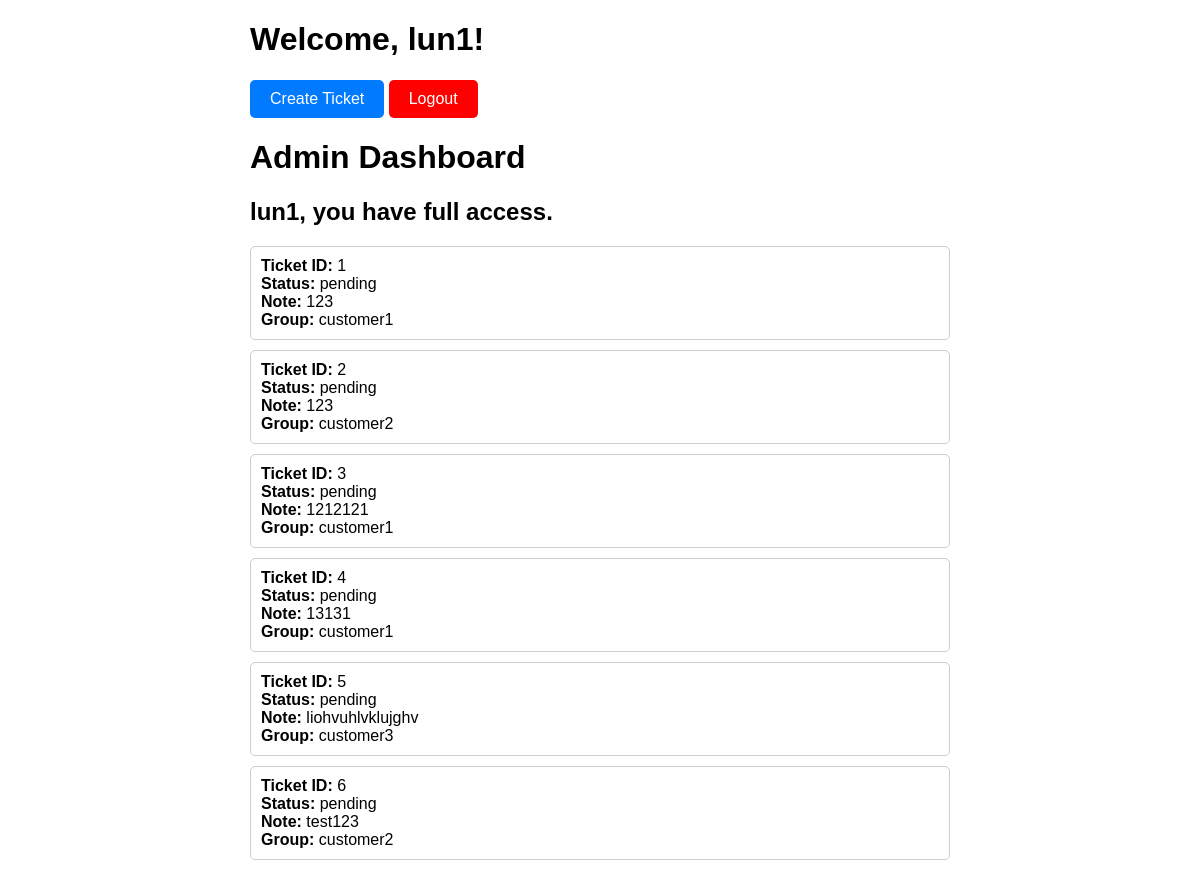
Before: /dashboard (signed in) with the older database file.
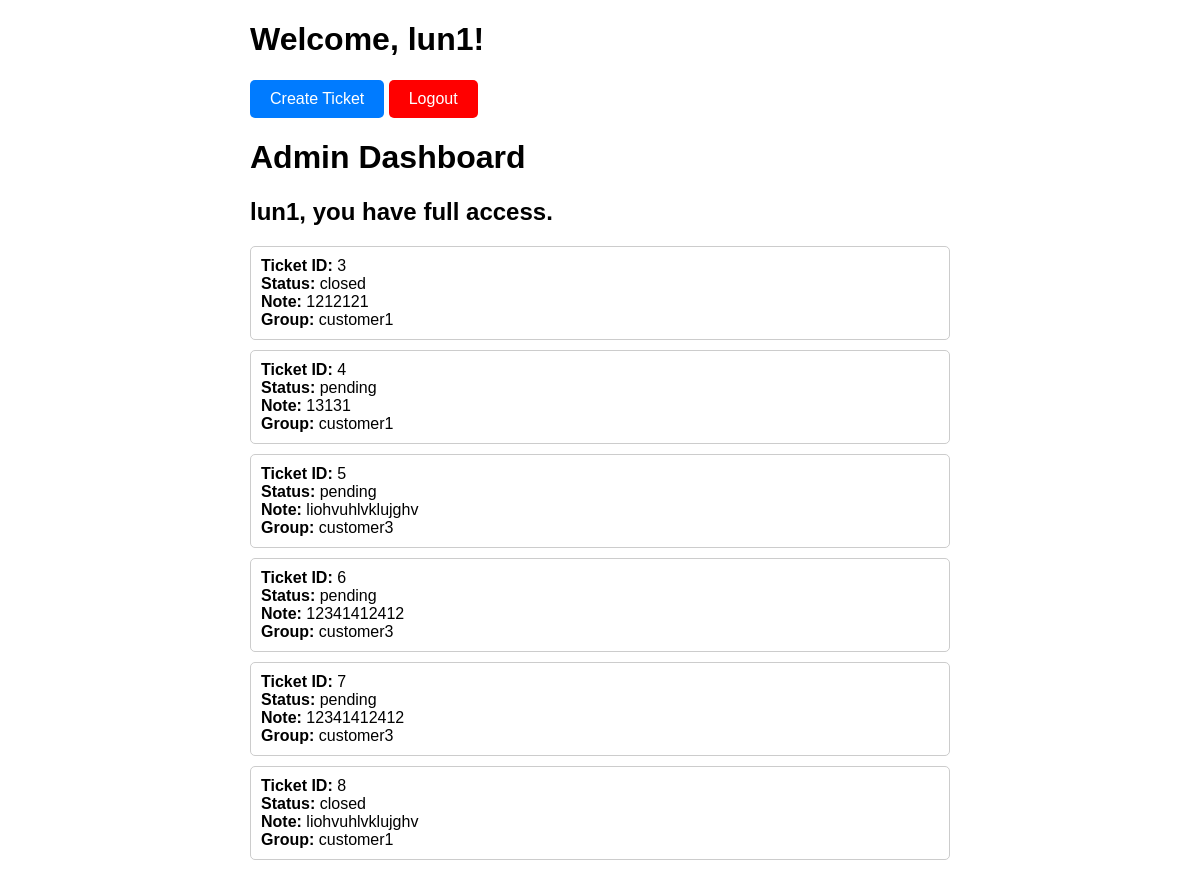
After: the same page with the newer database file.
### app/models.py (models this page shows, shortened)
class User(UserMixin, db.Model):
    __tablename__ = 'users'
    id = db.Column(db.Integer, primary_key=True)
    username = db.Column(db.String(120), unique=True, nullable=True)
    password = db.Column(db.String(120), nullable=True)
    role = db.Column(db.Enum('admin', 'manager', 'analyst'), nullable=False)
    group = db.Column(db.Enum('customer1', 'customer2', 'customer3', 'all'), nullable=False, default='customer1')

class Ticket(db.Model):
    __tablename__ = 'tickets'
    id = db.Column(db.Integer, primary_key=True, name='id')
    status = db.Column(db.Enum('pending', 'in_review', 'closed'), nullable=False)
    note = db.Column(db.Text, nullable=True, name='note')
    group = db.Column(db.Enum('customer1', 'customer2', 'customer3'), nullable=False)

### app/views.py (the view)
class DashboardView(MethodView):
    decorators = [login_required]
    def get(self):
        if current_user.role == 'admin':
            tickets = Ticket.query.all()
        elif current_user.role == 'manager' or current_user.role == 'analyst':
            tickets = Ticket.query.filter_by(group=current_user.group)
        return render_template('dashboard.html',
                               tickets=tickets,
                               user=current_user,
                               admin_temp='admin_dashboard.html',
                               manager_temp='manager_dashboard.html',
                               analyst_temp='analyst_dashboard.html',
                               ticket_dashboard='ticket_dashboard.html')

### app/__init__.py (called while the page is built)
@login_manager.user_loader
def load_user(user_id):
    return User.query.get(int(user_id))

### app/templates/dashboard.html (shortened to what this page needs)
<!DOCTYPE html>
<html lang="en">
<head>
</head>
<body>
    <div class='container' style='width: 700px'>
        <h1>Welcome, {{ user.username }}!</h1>
        <a href="{{ url_for('main.create-ticket')}}" class="btn">Create Ticket</a>
        <a href="{{ url_for('main.logout') }}" class="btn", style='background-color: red'>Logout</a>
        <ul>
            {% if user.role == 'admin' %}
                {% include admin_temp %}
            {% elif user.role == 'manager' %}
                {% include manager_temp %}
            {% elif user.role == 'analyst' %}
                {% include analyst_temp %}
            {% endif %}
        </ul>
    </div>
</body>
</html>

### app/templates/admin_dashboard.html
{% block content %}
<div>
    <h1>Admin Dashboard</h1>
    <h2>{{ user.username }}, you have full access.</h2>
    {% include ticket_dashboard %}
</div>
{% endblock %}

### app/templates/ticket_dashboard.html
<div class='width: 100px'>
{% for ticket in tickets %}
        <a href={{ url_for('main.ticket_details', ticket_id=ticket.id) }} style='color: inherit; text-decoration: none;'>
            <li>
                <strong>Ticket ID:</strong> {{ ticket.id }}<br>
                <strong>Status:</strong> {{ ticket.status }}<br>
                <strong>Note:</strong> {{ ticket.note }}<br>
                <strong>Group:</strong> {{ ticket.group }}<br>
            </li>
        </a>
{% endfor %}
</div>

### app/templates/dashboard.html (style rules this page uses)
body { font-family: Arial, sans-serif; margin: 0; padding: 0; }
.container { width: 80%; margin: 20px auto; }
ul { list-style-type: none; padding: 0; }
li { border: 1px solid #ccc; border-radius: 5px; padding: 10px; margin-bottom: 10px; }
strong { font-weight: bold; }
.btn { display: inline-block; background-color: #007bff; color: white; padding: 10px 20px; text-align: center; text-decoration: none; border-radius: 5px; transition: background-color 0.3s; }

Changed rows visible on the page:
removed Ticket: id "1", status "pending", note "123", group "customer1"
removed Ticket: id "2", status "pending", note "123", group "customer2"
changed Ticket id 3: status "pending" → "closed"
changed Ticket id 6: note "test123" → "12341412412"; group "customer2" → "customer3"
added Ticket: id "7", status "pending", note "12341412412", group "customer3"
added Ticket: id "8", status "closed", note "liohvuhlvklujghv", group "customer1"
